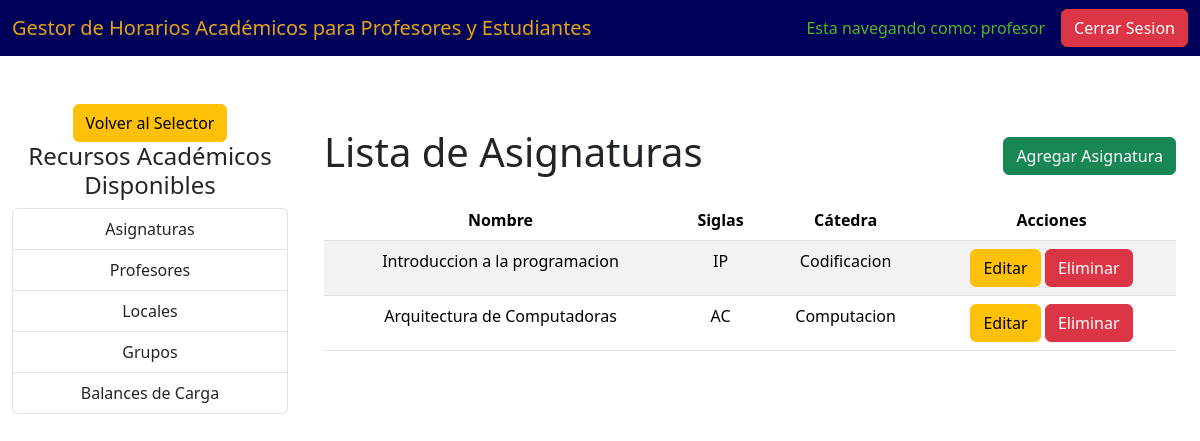
Screenshot of /recursos/ListarAsignaturas/ (signed in) with the database file from the repository.
### Recursos/models.py (models this page shows, shortened)
class Asignatura(models.Model):
    siglas = models.CharField(max_length=10, default='')
    nombre = models.CharField(max_length=253)
    catedra = models.CharField(max_length=255, default='')
    creador = models.ForeignKey(User, on_delete=models.CASCADE)  # Nuevo campo

### Recursos/views.py (the view)
# urls.py: path('ListarAsignaturas/', l_asignaturas, name='Listar_Asignaturas'),
@login_required
@grupo_requerido('Profesor de Año')
def l_asignaturas(request):
    is_admin = request.user.groups.filter(name='Administrador').exists()  # Verificar si es administrador
    if is_admin:
        asignaturas = Asignatura.objects.all()
    else:
        asignaturas = Asignatura.objects.filter(creador=request.user)
    return render(request, 'Recursos/Asignaturas/listar_asignaturas.html', {'asignaturas': asignaturas, 'is_admin': is_admin})

### Recursos/views.py (called while the page is built)
def grupo_requerido(grupo):
    def in_grupo(user):
        return user.groups.filter(name=grupo).exists()
    return user_passes_test(in_grupo)

### Recursos/templates/Recursos/Asignaturas/listar_asignaturas.html (shortened to what this page needs)
{% extends 'Recursos/recursos.html' %}
{% load static %}
{% block recurso %}
<div class="container">
    <div class="d-flex justify-content-between align-items-center mt-4 mb-3">
        <h1>Lista de Asignaturas</h1>
        <a href="{% url 'Crear_Asignaturas' %}" class="btn btn-success">Agregar Asignatura</a>
    </div>
    {% if asignaturas %}
        <table class="table table-striped">
            <thead>
                <tr>
                    <th>Nombre</th>
                    <th>Siglas</th>
                    <th>Cátedra</th>
                    <th>Acciones</th>
                </tr>
            </thead>
            <tbody>
                {% for asignatura in asignaturas %}
                <tr>
                    <td>{{ asignatura.nombre }}</td>
                    <td>{{ asignatura.siglas }}</td>
                    <td>{{ asignatura.catedra }}</td>
                    <td>
                        {% if is_admin or asignatura.creador == request.user %}
                        <a href="{% url 'Editar_Asignaturas' asignatura.id %}" class="btn btn-warning">Editar</a>
                        <a href="{% url 'Quitar_Asignaturas' asignatura.id %}" class="btn btn-danger">Eliminar</a>
                        {% endif %}
                    </td>
                </tr>
                {% endfor %}
            </tbody>
        </table>
    {% else %}
        <div class="alert alert-info" role="alert">
            No hay asignaturas disponibles.
        </div>
    {% endif %}
</div>
{% endblock %}

### Base/templates/Base/selector.html (shortened to what this page needs)
{% load static %}
<!DOCTYPE html>
<html lang="en">
<head>
    <link href="{% static 'css/bootstrap.min.css' %}" rel="stylesheet">
</head>
<body>
    <nav class="navbar navbar-expand-lg navbar-light" style="background-color: rgb(0, 2, 89);">
        <div class="container-fluid">
            <a class="navbar-brand" href="https://eva.uci.cu/" style="color: rgb(231, 163, 18);">
                Gestor de Horarios Académicos para Profesores y Estudiantes
            </a>
            <div class="collapse navbar-collapse" id="navbarNav">
                <div class="ms-auto d-flex align-items-center">
                    <span class="login me-3" style="color: rgb(80, 184, 37);">Esta navegando como: {{ user.username }}</span>
                    <a href={% url 'Salir' %} class="btn btn-danger">Cerrar Sesion</a>
                </div>
            </div>
        </div>
    </nav>
    {% block recursos %}{% endblock %}
</body>
</html>

### rows the page displays
Asignatura: nombre "Introduccion a la programacion", siglas "IP", catedra "Codificacion", shows "Editar"
Asignatura: nombre "Arquitectura de Computadoras", siglas "AC", catedra "Computacion", shows "Editar"

### other values shown
{{ user.username }} "profesor"
